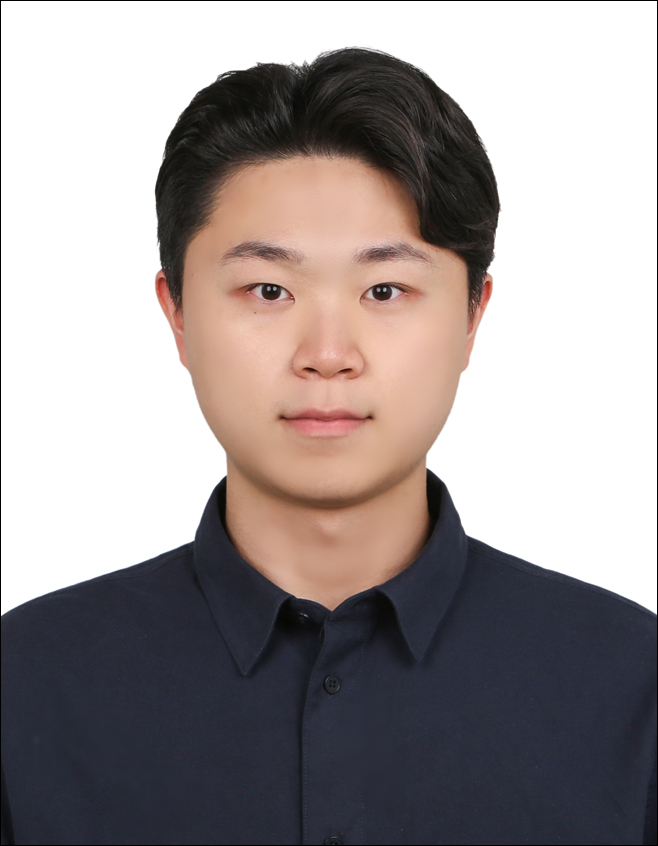
#> input picture Computer-Vision/my_picture.jpg, 658 x 846 px
$ python lab_2-4.py
#> lines starting #> are read from the running program, lines starting #| are printed output that depends on the picture
import cv2 as cv

src = cv.imread('my_picture.jpg', cv.IMREAD_COLOR)
#> src is the input picture: shape (846, 658, 3); mean B, G, R 150.1, 150.2, 158.1
src = cv.resize(src, (512, 512))
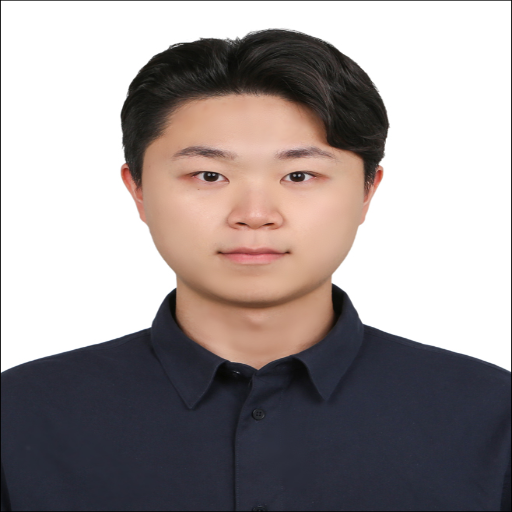
#> src: shape (512, 512, 3); mean B, G, R 149.9, 150.1, 157.9

height, width, channel = src.shape
#> height = 512; width = 512; channel = 3

dst = cv.pyrDown(src)
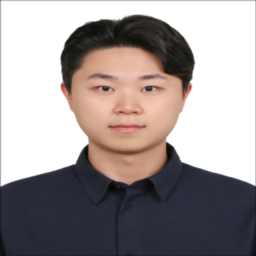
#> dst: shape (256, 256, 3); mean B, G, R 150.4, 150.5, 158.4
dst2 = cv.pyrUp(src, dstsize = (width * 2, height * 2), borderType = cv.BORDER_DEFAULT)


cv.imshow('src', src)
cv.imshow('pyrDown', dst)
cv.imshow('pyrUp', dst2)

cv.waitKey()
cv.destroyAllWindows()

$ run again, with Computer-Vision/cha_picture.jpg copied over Computer-Vision/my_picture.jpg
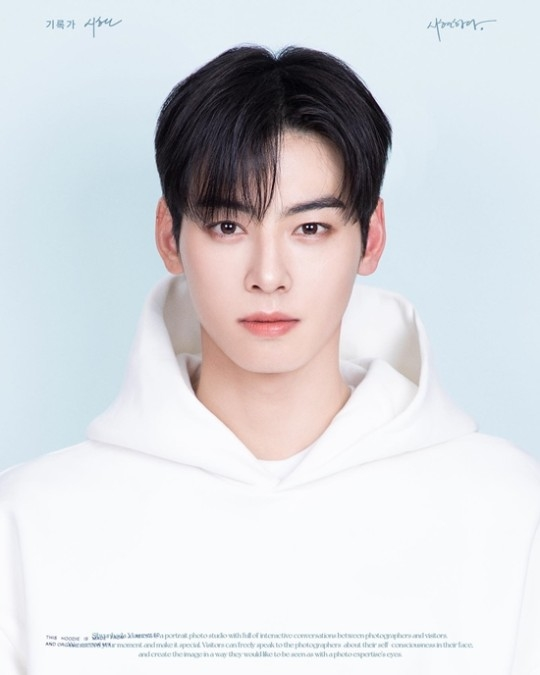
#> input picture Computer-Vision/cha_picture.jpg, 540 x 675 px
#> src is the input picture: shape (675, 540, 3); mean B, G, R 219.9, 216.1, 215
#> `src = cv.resize(src, (512, 512))`:
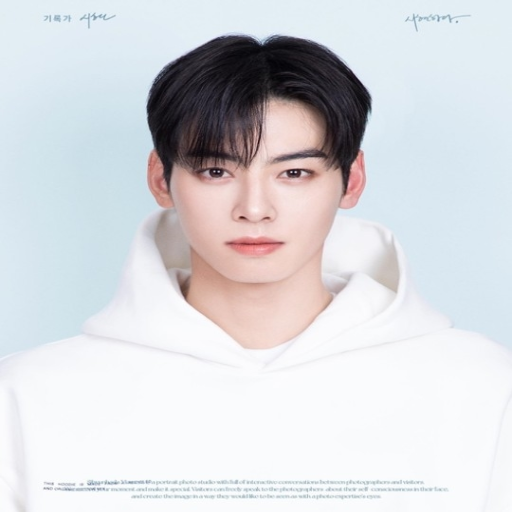
#> src: shape (512, 512, 3); mean B, G, R 219.8, 216, 214.9
